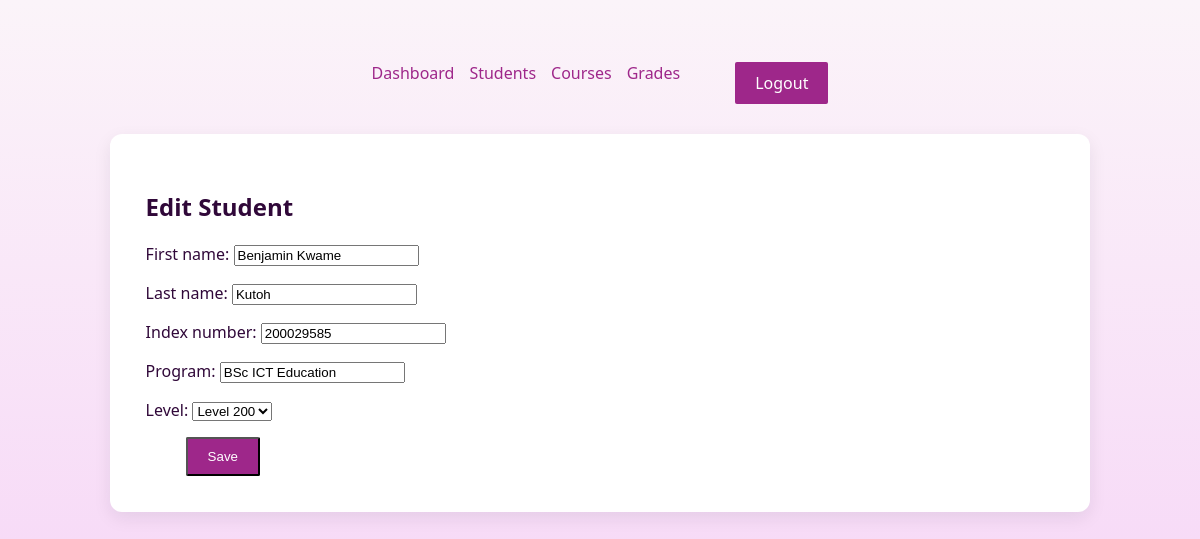
The app's page /transcripts/students/edit/1/ (signed in) with its own data.
### transcripts_apps/models.py (models this page shows, shortened)
class Student(models.Model):
    level_choices = [
        ('100', 'Level 100'),
        ('200', 'Level 200'),
        ('300', 'Level 300'),
        ('400', 'Level 400'),
    ]
    user = models.OneToOneField('auth.User', on_delete=models.CASCADE, null=True, blank=True)
    index_number = models.CharField(max_length=20, unique=True)
    first_name = models.CharField(max_length=50)
    last_name = models.CharField(max_length=50)
    program = models.CharField(max_length=100) # e.g. "BSc ICT"
    level = models.CharField(max_length=20, choices=level_choices) # e.g. "200"

### transcripts_apps/views.py (the view)
# urls.py: path("students/edit/<int:student_id>/", views.student_edit, name="student_edit"),
@login_required
@is_admin
def student_edit(request, student_id):
    student = get_object_or_404(Student, pk=student_id)
    if request.method == "POST":
        form = StudentForm(request.POST, instance=student)
        if form.is_valid():
            form.save()
            return redirect("student_list")
    else:
        form = StudentForm(instance=student)
    return render(request, "transcripts/student_form.html", {"form": form, "title": "Edit Student"})

### transcripts_apps/forms.py
class StudentForm(forms.ModelForm):
    class Meta:
        model = Student
        fields = ["first_name", "last_name", "index_number", "program", "level"]

### transcripts_apps/templates/transcripts/student_form.html (shortened to what this page needs)
{% load static %}
<!DOCTYPE html>
<html lang="en">
  <head>
    <link rel="stylesheet" href="{% static 'css/style.css' %}" />
  </head>
  <body>
    <nav class="nav-bar2">
      <a href="{% url 'admin_dashboard' %}">Dashboard</a>
      <a href="{% url 'student_list' %}">Students</a>
      <a href="{% url 'course_list' %}">Courses</a>
      <a href="{% url 'grade_list' %}">Grades</a>
      <a class="reg-btn" href="{% url 'logout' %}">Logout</a>
    </nav>
    <div class="container">
      <h2>{{ title }}</h2>
      <form method="post">
        {% csrf_token %} {{ form.as_p }}
        <button type="submit" class="btn">Save</button>
      </form>
    </div>
  </body>
</html>

### transcripts_apps/static/css/style.css (style rules this page uses)
body { margin: 0; background: linear-gradient(180deg, #fbf4f9, #f7dbf7); padding: 32px; color: #300839; font-family: "Segoe UI", Tahoma, Geneva, Verdana, sans-serif; }
.reg-btn, .btn { background-color: rgb(158, 39, 138); color: white; padding: 10px 20px; margin-left: 2.5rem; border-radius: 2px; text-decoration: none; }
.container { width: 80%; max-width: 1120px; background: #ffffff; border-radius: 12px; box-shadow: 0 6px 18px rgba(19, 24, 38, 0.08); padding: 36px; margin: auto; }
.nav-bar2 { padding: 10px 20px; display: flex; justify-content: center; gap: 15px; margin: 20px 0px; }
.nav-bar2 a { color: white; text-decoration: none; color: rgb(158, 39, 138); }
.nav-bar2 .reg-btn { background-color: rgb(158, 39, 138); color: white; padding: 10px 20px; border-radius: 2px; text-decoration: none; }

### transcripts_apps/templates/transcripts/student_form.html (style rules this page uses)
.nav-bar2 { padding: 10px 20px; display: flex; justify-content: center; gap: 15px; margin: 20px 0px; }
.nav-bar2 a { color: white; text-decoration: none; color: rgb(158, 39, 138); }
.nav-bar2 .reg-btn { background-color: rgb(158, 39, 138); color: white; padding: 10px 20px; border-radius: 2px; text-decoration: none; }

### records on screen
Student: first_name "Benjamin Kwame", last_name "Kutoh", index_number "200029585", program "BSc ICT Education", level "Level 200"

### other values on screen
{{ title }} "Edit Student"
